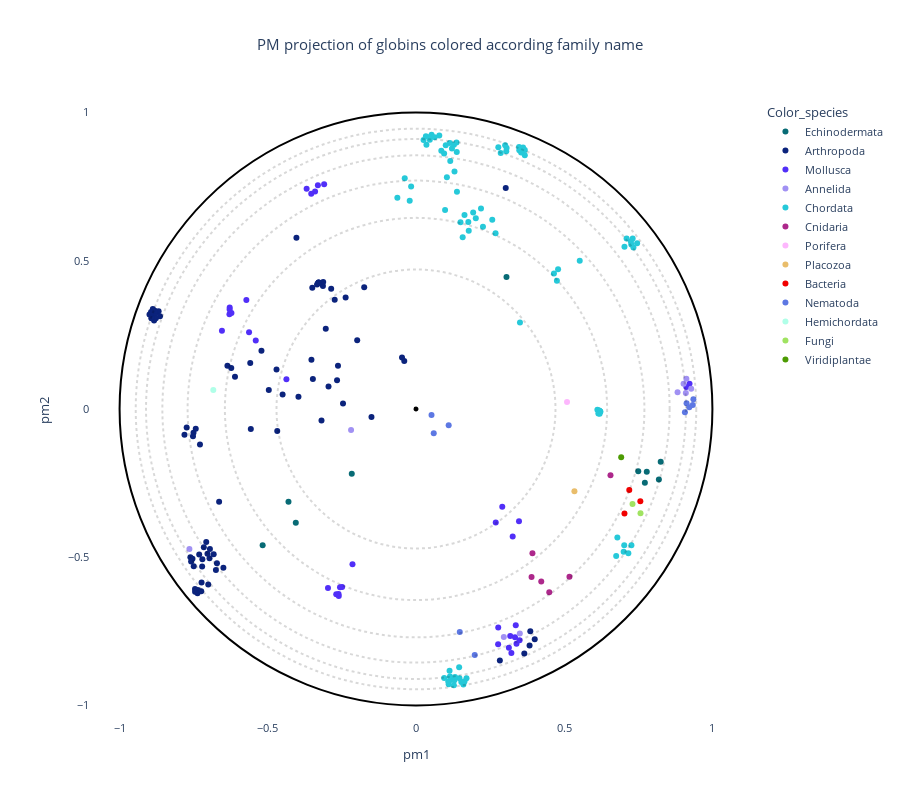

Notebook source saved alongside this figure:
### Code cell
trace1 = plot_embedding_interactive(df5, 
                                    labels_name = 'Color_species',
                                    show_text=True, 
                                    color_palette = globin_palette, 
                                    title = "PM projection of globins colored according family name", 
                                    fontsize = 11
                              )
trace1.write_image(path_to_figures+"/Globins_by_family.pdf")
trace1.show()

### Figure 1 — Plotly figure (JSON) as saved in the notebook; plotly's stock layout.template omitted (floating-point values rounded to 4 significant figures; data arrays with more than 128 entries replaced by an {"elided": "..."} marker saying what was removed)
{"data": [{"customdata": [[5, 3, 3, 2, "Globin C, coelomic", "Globin", "Caudina arenicola", "Caudina", 2.101, "Echinodermata"], [-1, 39, 20, 10, "Uncharacterized protein", "Uncharacterized", "Strongylocentrotus purpuratus", "Strongylocentrotus", 1.753, "Echinodermata"], [4, 2, 3, 2, "Hemoglobin", "Hemoglobin", "Hemipholis cordifera", "Hemipholis", 2.327, "Echinodermata"], [4, 2, 3, 2, "Hemoglobin", "Hemoglobin", "Ophiactis simplex", "Ophiactis", 2.22, "Echinodermata"], [4, 2, 3, 2, "Hemoglobin", "Hemoglobin", "Ophiactis simplex", "Ophiactis", 2.262, "Echinodermata"], [14, 10, 9, 3, "Uncharacterized protein", "Uncharacterized", "Strongylocentrotus purpuratus", "Strongylocentrotus", 2.654, "Echinodermata"], [14, 10, 9, 3, "Uncharacterized protein", "Uncharacterized", "Strongylocentrotus purpuratus", "Strongylocentrotus", 2.587, "Echinodermata"], [-1, 10, 9, 3, "Uncharacterized protein", "Uncharacterized", "Strongylocentrotus purpuratus", "Strongylocentrotus", 2.519, "Echinodermata"], [14, 10, 9, 3, "Uncharacterized protein", "Uncharacterized", "Strongylocentrotus purpuratus", "Strongylocentrotus", 2.276, "Echinodermata"], [14, 10, 9, 3, "Uncharacterized protein", "Uncharacterized", "Strongylocentrotus purpuratus", "Strongylocentrotus", 2.867, "Echinodermata"]], "hovertemplate": "<b>%{hovertext}</b><br><br>Color_species=%{customdata[9]}<br>pm1=%{x}<br>pm2=%{y}<br>tree1=%{customdata[0]}<br>tree2=%{customdata[1]}<br>tree3=%{customdata[2]}<br>tree4=%{customdata[3]}<br>full_name=%{customdata[4]}<br>short_name=%{customdata[5]}<br>full_species=%{customdata[6]}<br>short_species=%{customdata[7]}<br>evo_distance=%{customdata[8]}<extra></extra>", "hovertext": ["Echinodermata", "Echinodermata", "Echinodermata", "Echinodermata", "Echinodermata", "Echinodermata", "Echinodermata", "Echinodermata", "Echinodermata", "Echinodermata"], "legendgroup": "Echinodermata", "marker": {"color": "#086b75", "symbol": "circle"}, "mode": "markers", "name": "Echinodermata", "orientation": "v", "showlegend": true, "type": "scatter", "x": [-0.2167, 0.3053, -0.4302, -0.4056, -0.5174, 0.7499, 0.7722, 0.8195, 0.7785, 0.8255], "xaxis": "x", "y": [-0.2186, 0.4449, -0.3126, -0.3843, -0.4599, -0.2101, -0.2487, -0.2378, -0.2116, -0.1784], "yaxis": "y"}, {"customdata": {"elided": "84x10 mixed values"}, "hovertemplate": "<b>%{hovertext}</b><br><br>Color_species=%{customdata[9]}<br>pm1=%{x}<br>pm2=%{y}<br>tree1=%{customdata[0]}<br>tree2=%{customdata[1]}<br>tree3=%{customdata[2]}<br>tree4=%{customdata[3]}<br>full_name=%{customdata[4]}<br>short_name=%{customdata[5]}<br>full_species=%{customdata[6]}<br>short_species=%{customdata[7]}<br>evo_distance=%{customdata[8]}<extra></extra>", "hovertext": ["Arthropoda", "Arthropoda", "Arthropoda", "Arthropoda", "Arthropoda", "Arthropoda", "Arthropoda", "Arthropoda", "Arthropoda", "Arthropoda", "Arthropoda", "Arthropoda", "Arthropoda", "Arthropoda", "Arthropoda", "Arthropoda", "Arthropoda", "Arthropoda", "Arthropoda", "Arthropoda", "Arthropoda", "Arthropoda", "Arthropoda", "Arthropoda", "Arthropoda", "Arthropoda", "Arthropoda", "Arthropoda", "Arthropoda", "Arthropoda", "Arthropoda", "Arthropoda", "Arthropoda", "Arthropoda", "Arthropoda", "Arthropoda", "Arthropoda", "Arthropoda", "Arthropoda", "Arthropoda", "Arthropoda", "Arthropoda", "Arthropoda", "Arthropoda", "Arthropoda", "Arthropoda", "Arthropoda", "Arthropoda", "Arthropoda", "Arthropoda", "Arthropoda", "Arthropoda", "Arthropoda", "Arthropoda", "Arthropoda", "Arthropoda", "Arthropoda", "Arthropoda", "Arthropoda", "Arthropoda", "Arthropoda", "Arthropoda", "Arthropoda", "Arthropoda", "Arthropoda", "Arthropoda", "Arthropoda", "Arthropoda", "Arthropoda", "Arthropoda", "Arthropoda", "Arthropoda", "Arthropoda", "Arthropoda", "Arthropoda", "Arthropoda", "Arthropoda", "Arthropoda", "Arthropoda", "Arthropoda", "Arthropoda", "Arthropoda", "Arthropoda", "Arthropoda"], "legendgroup": "Arthropoda", "marker": {"color": "#0b237c", "symbol": "circle"}, "mode": "markers", "name": "Arthropoda", "orientation": "v", "showlegend": true, "type": "scatter", "x": [-0.2463, -0.4705, -0.6362, -0.5592, -0.6107, -0.3965, -0.3188, -0.2632, -0.3479, -0.4966, -0.03961, -0.314, -0.3287, -0.3131, -0.2743, -0.3288, -0.3337, -0.2861, -0.3284, -0.1984, -0.1502, -0.2374, -0.4034, -0.3044, -0.45, -0.6233, 0.4005, -0.8683, -0.8849, -0.8798, -0.8637, -0.8809, -0.8836, -0.8775, -0.893, -0.8991, -0.8938, -0.8879, 0.3832, -0.5573, -0.736, -0.7391, -0.7372, 0.3856, -0.6966, -0.6826, -0.7207, -0.7215, -0.3528, -0.6498, -0.6751, -0.6715, -0.7245, -0.3307, -0.2664, -0.7455, -0.7314, -0.7499, -0.754, -0.7612, -0.7587, -0.7035, -0.7235, -0.7009, 0.3028, -0.3499, -0.7077, -0.7158, -0.7737, -0.7811, -0.7431, -0.7506, -0.7524, -0.4681, -0.2951, -0.7288, -0.04717, 0.3654, -0.1747, -0.5214, -0.7453, 0.2829, -0.6952, -0.6642], "xaxis": "x", "y": [0.01823, 0.1333, 0.1454, 0.1551, 0.1089, 0.04161, -0.03921, 0.1459, 0.101, 0.06428, 0.1621, 0.4147, 0.4263, 0.4284, 0.3685, 0.4256, 0.42, 0.406, 0.4265, 0.2316, -0.02668, 0.3758, 0.5781, 0.271, 0.04888, 0.138, -0.777, 0.3299, 0.3174, 0.3223, 0.3131, 0.3317, 0.2982, 0.3063, 0.3059, 0.319, 0.327, 0.337, -0.7983, -0.06725, -0.6109, -0.6169, -0.622, -0.7501, -0.5038, -0.4897, -0.5074, -0.5317, 0.1659, -0.536, -0.5431, -0.5204, -0.6153, 0.4242, 0.09678, -0.6074, -0.4907, -0.5309, -0.5057, -0.5001, -0.5147, -0.4881, -0.5851, -0.5921, 0.7451, 0.4093, -0.4491, -0.4661, -0.06273, -0.08738, -0.06715, -0.0806, -0.09165, -0.07441, 0.0756, -0.1201, 0.1739, -0.8254, 0.4106, 0.1965, -0.6163, -0.8489, -0.4723, -0.3131], "yaxis": "y"}, {"customdata": {"elided": "36x10 mixed values"}, "hovertemplate": "<b>%{hovertext}</b><br><br>Color_species=%{customdata[9]}<br>pm1=%{x}<br>pm2=%{y}<br>tree1=%{customdata[0]}<br>tree2=%{customdata[1]}<br>tree3=%{customdata[2]}<br>tree4=%{customdata[3]}<br>full_name=%{customdata[4]}<br>short_name=%{customdata[5]}<br>full_species=%{customdata[6]}<br>short_species=%{customdata[7]}<br>evo_distance=%{customdata[8]}<extra></extra>", "hovertext": ["Mollusca", "Mollusca", "Mollusca", "Mollusca", "Mollusca", "Mollusca", "Mollusca", "Mollusca", "Mollusca", "Mollusca", "Mollusca", "Mollusca", "Mollusca", "Mollusca", "Mollusca", "Mollusca", "Mollusca", "Mollusca", "Mollusca", "Mollusca", "Mollusca", "Mollusca", "Mollusca", "Mollusca", "Mollusca", "Mollusca", "Mollusca", "Mollusca", "Mollusca", "Mollusca", "Mollusca", "Mollusca", "Mollusca", "Mollusca", "Mollusca", "Mollusca"], "legendgroup": "Mollusca", "marker": {"color": "#512ff8", "symbol": "circle"}, "mode": "markers", "name": "Mollusca", "orientation": "v", "showlegend": true, "type": "scatter", "x": [-0.5632, -0.5406, 0.3134, 0.3391, 0.3366, 0.277, 0.3179, -0.2691, -0.2143, -0.297, -0.2605, -0.2613, -0.4372, 0.334, 0.2774, -0.6285, -0.6294, -0.6226, -0.6288, 0.2691, 0.2911, 0.3262, -0.5723, -0.6547, 0.9228, 0.3494, 0.912, 0.3219, 0.3475, -0.2493, -0.2564, -0.3405, -0.369, -0.3099, -0.3534, -0.331], "xaxis": "x", "y": [0.2587, 0.2306, -0.8059, -0.7924, -0.7296, -0.7942, -0.7662, -0.6253, -0.5236, -0.6043, -0.6309, -0.6243, 0.1001, -0.7703, -0.7372, 0.3427, 0.3199, 0.3238, 0.3352, -0.3828, -0.33, -0.4302, 0.3674, 0.2639, 0.08477, -0.7804, 0.07397, -0.8233, -0.3792, -0.6003, -0.6015, 0.7341, 0.7428, 0.7579, 0.7258, 0.7551], "yaxis": "y"}, {"customdata": [[13, 17, 5, 7, "Uncharacterized protein", "Uncharacterized", "Capitella teleta", "Capitella", 2.144, "Annelida"], [-1, -1, 4, 7, "Uncharacterized protein", "Uncharacterized", "Capitella teleta", "Capitella", 2.502, "Annelida"], [13, 17, 5, 7, "Uncharacterized protein", "Uncharacterized", "Capitella teleta", "Capitella", 2.237, "Annelida"], [-1, 17, 5, 7, "Uncharacterized protein (Fragment)", "Uncharacterized", "Capitella teleta", "Capitella", 2.669, "Annelida"], [-1, 34, 18, 10, "Uncharacterized protein", "Uncharacterized", "Capitella teleta", "Capitella", 2.021, "Annelida"], [-1, 14, 10, 4, "Uncharacterized protein", "Uncharacterized", "Capitella teleta", "Capitella", 3.077, "Annelida"], [-1, -1, 3, 2, "Extracellular globin 1", "Extracellular", "Metaphire sieboldi", "Metaphire", 2.434, "Annelida"], [-1, 14, 10, 4, "Uncharacterized protein", "Uncharacterized", "Capitella teleta", "Capitella", 3.007, "Annelida"], [-1, 17, 5, 7, "Uncharacterized protein", "Uncharacterized", "Capitella teleta", "Capitella", 2.428, "Annelida"]], "hovertemplate": "<b>%{hovertext}</b><br><br>Color_species=%{customdata[9]}<br>pm1=%{x}<br>pm2=%{y}<br>tree1=%{customdata[0]}<br>tree2=%{customdata[1]}<br>tree3=%{customdata[2]}<br>tree4=%{customdata[3]}<br>full_name=%{customdata[4]}<br>short_name=%{customdata[5]}<br>full_species=%{customdata[6]}<br>short_species=%{customdata[7]}<br>evo_distance=%{customdata[8]}<extra></extra>", "hovertext": ["Annelida", "Annelida", "Annelida", "Annelida", "Annelida", "Annelida", "Annelida", "Annelida", "Annelida"], "legendgroup": "Annelida", "marker": {"color": "#a191f3", "symbol": "circle"}, "mode": "markers", "name": "Annelida", "orientation": "v", "showlegend": true, "type": "scatter", "x": [0.9103, 0.9284, 0.8825, 0.9122, -0.2191, 0.2962, -0.7645, 0.3503, 0.9027], "xaxis": "x", "y": [0.05401, 0.06817, 0.05633, 0.1016, -0.07131, -0.7692, -0.4726, -0.7576, 0.08514], "yaxis": "y"}, {"customdata": {"elided": "88x10 mixed values"}, "hovertemplate": "<b>%{hovertext}</b><br><br>Color_species=%{customdata[9]}<br>pm1=%{x}<br>pm2=%{y}<br>tree1=%{customdata[0]}<br>tree2=%{customdata[1]}<br>tree3=%{customdata[2]}<br>tree4=%{customdata[3]}<br>full_name=%{customdata[4]}<br>short_name=%{customdata[5]}<br>full_species=%{customdata[6]}<br>short_species=%{customdata[7]}<br>evo_distance=%{customdata[8]}<extra></extra>", "hovertext": ["Chordata", "Chordata", "Chordata", "Chordata", "Chordata", "Chordata", "Chordata", "Chordata", "Chordata", "Chordata", "Chordata", "Chordata", "Chordata", "Chordata", "Chordata", "Chordata", "Chordata", "Chordata", "Chordata", "Chordata", "Chordata", "Chordata", "Chordata", "Chordata", "Chordata", "Chordata", "Chordata", "Chordata", "Chordata", "Chordata", "Chordata", "Chordata", "Chordata", "Chordata", "Chordata", "Chordata", "Chordata", "Chordata", "Chordata", "Chordata", "Chordata", "Chordata", "Chordata", "Chordata", "Chordata", "Chordata", "Chordata", "Chordata", "Chordata", "Chordata", "Chordata", "Chordata", "Chordata", "Chordata", "Chordata", "Chordata", "Chordata", "Chordata", "Chordata", "Chordata", "Chordata", "Chordata", "Chordata", "Chordata", "Chordata", "Chordata", "Chordata", "Chordata", "Chordata", "Chordata", "Chordata", "Chordata", "Chordata", "Chordata", "Chordata", "Chordata", "Chordata", "Chordata", "Chordata", "Chordata", "Chordata", "Chordata", "Chordata", "Chordata", "Chordata", "Chordata", "Chordata", "Chordata"], "legendgroup": "Chordata", "marker": {"color": "#26c9d9", "symbol": "circle"}, "mode": "markers", "name": "Chordata", "orientation": "v", "showlegend": true, "type": "scatter", "x": [0.6793, 0.5524, 0.3508, 0.03517, 0.1003, 0.1375, 0.2259, 0.02545, 0.05254, 0.1765, 0.04652, 0.2573, 0.2684, 0.1212, 0.1367, 0.1779, 0.2193, 0.1141, 0.1636, 0.04672, 0.08539, 0.06286, 0.1156, 0.2017, 0.09489, 0.15, 0.1928, 0.0981, 0.1042, 0.07856, 0.13, 0.1382, 0.3485, 0.1467, 0.1598, 0.1102, 0.1528, 0.1175, 0.1636, 0.1703, 0.1296, 0.1317, 0.1278, 0.1088, 0.1456, 0.1145, 0.4753, 0.09509, 0.1132, 0.7336, 0.7263, 0.7249, 0.731, 0.7105, 0.7033, -0.01646, -0.03805, -0.02121, -0.06293, 0.3046, 0.2858, 0.2778, 0.3477, 0.367, 0.3671, 0.3546, 0.3613, 0.128, 0.4793, 0.4654, 0.3057, 0.6203, 0.6181, 0.7025, 0.6119, 0.6753, 0.7164, 0.6152, 0.7005, 0.6219, 0.6179, 0.6217, 0.6195, 0.3008, 0.1575, 0.03339, 0.7267, 0.746], "xaxis": "x", "y": [-0.4333, 0.5002, 0.2915, 0.8918, 0.8897, 0.867, 0.6149, 0.9077, 0.9251, 0.6304, 0.9081, 0.6385, 0.5924, 0.8783, 0.8992, 0.6016, 0.6759, 0.8972, 0.654, 0.9174, 0.8716, 0.9171, 0.8364, 0.6433, 0.8615, 0.63, 0.6628, 0.6717, 0.7814, 0.9228, 0.8013, 0.733, 0.8727, -0.9083, -0.9292, -0.929, -0.9212, -0.9145, -0.9198, -0.9083, -0.9156, -0.9042, -0.9321, -0.9193, -0.8715, -0.9023, 0.4327, -0.9074, -0.8829, 0.5451, 0.5549, 0.5649, 0.5749, 0.575, 0.547, 0.7502, 0.7787, 0.7026, 0.7122, 0.8693, 0.8635, 0.8834, 0.8837, 0.8736, 0.8561, 0.8652, 0.8824, 0.8912, 0.4716, 0.4573, 0.8805, -0.00737, -0.006285, -0.4596, -0.002751, -0.496, -0.4867, -0.0156, -0.4819, -0.009004, -0.00521, -0.008885, -0.01581, 0.8894, 0.5793, 0.9197, -0.4601, 0.5591], "yaxis": "y"}, {"customdata": [[-1, -1, 8, 4, "Predicted protein", "Predicted", "Nematostella vectensis", "Nematostella", 2.434, "Cnidaria"], [-1, 15, 7, 4, "Predicted protein", "Predicted", "Nematostella vectensis", "Nematostella", 3.063, "Cnidaria"], [20, 15, 7, 4, "Predicted protein", "Predicted", "Nematostella vectensis", "Nematostella", 2.696, "Cnidaria"], [-1, 15, 7, 4, "Predicted protein", "Predicted", "Nematostella vectensis", "Nematostella", 2.747, "Cnidaria"], [20, 15, 7, 4, "Predicted protein", "Predicted", "Nematostella vectensis", "Nematostella", 2.467, "Cnidaria"], [-1, -1, -1, 3, "Predicted protein", "Predicted", "Nematostella vectensis", "Nematostella", 3.137, "Cnidaria"]], "hovertemplate": "<b>%{hovertext}</b><br><br>Color_species=%{customdata[9]}<br>pm1=%{x}<br>pm2=%{y}<br>tree1=%{customdata[0]}<br>tree2=%{customdata[1]}<br>tree3=%{customdata[2]}<br>tree4=%{customdata[3]}<br>full_name=%{customdata[4]}<br>short_name=%{customdata[5]}<br>full_species=%{customdata[6]}<br>short_species=%{customdata[7]}<br>evo_distance=%{customdata[8]}<extra></extra>", "hovertext": ["Cnidaria", "Cnidaria", "Cnidaria", "Cnidaria", "Cnidaria", "Cnidaria"], "legendgroup": "Cnidaria", "marker": {"color": "#ad288b", "symbol": "circle"}, "mode": "markers", "name": "Cnidaria", "orientation": "v", "showlegend": true, "type": "scatter", "x": [0.5177, 0.4496, 0.3898, 0.4226, 0.3928, 0.6562], "xaxis": "x", "y": [-0.5663, -0.6183, -0.5672, -0.5819, -0.4868, -0.2233], "yaxis": "y"}, {"customdata": [[-1, -1, 9, 3, "Uncharacterized protein", "Uncharacterized", "Amphimedon queenslandica", "Amphimedon", 2.522, "Porifera"]], "hovertemplate": "<b>%{hovertext}</b><br><br>Color_species=%{customdata[9]}<br>pm1=%{x}<br>pm2=%{y}<br>tree1=%{customdata[0]}<br>tree2=%{customdata[1]}<br>tree3=%{customdata[2]}<br>tree4=%{customdata[3]}<br>full_name=%{customdata[4]}<br>short_name=%{customdata[5]}<br>full_species=%{customdata[6]}<br>short_species=%{customdata[7]}<br>evo_distance=%{customdata[8]}<extra></extra>", "hovertext": ["Porifera"], "legendgroup": "Porifera", "marker": {"color": "#fdb7fd", "symbol": "circle"}, "mode": "markers", "name": "Porifera", "orientation": "v", "showlegend": true, "type": "scatter", "x": [0.5095], "xaxis": "x", "y": [0.02386], "yaxis": "y"}, {"customdata": [[-1, -1, 20, 7, "Putative uncharacterized protein", "Putative", "Trichoplax adhaerens", "Trichoplax", 2.316, "Placozoa"]], "hovertemplate": "<b>%{hovertext}</b><br><br>Color_species=%{customdata[9]}<br>pm1=%{x}<br>pm2=%{y}<br>tree1=%{customdata[0]}<br>tree2=%{customdata[1]}<br>tree3=%{customdata[2]}<br>tree4=%{customdata[3]}<br>full_name=%{customdata[4]}<br>short_name=%{customdata[5]}<br>full_species=%{customdata[6]}<br>short_species=%{customdata[7]}<br>evo_distance=%{customdata[8]}<extra></extra>", "hovertext": ["Placozoa"], "legendgroup": "Placozoa", "marker": {"color": "#e9bd6b", "symbol": "circle"}, "mode": "markers", "name": "Placozoa", "orientation": "v", "showlegend": true, "type": "scatter", "x": [0.5345], "xaxis": "x", "y": [-0.2776], "yaxis": "y"}, {"customdata": [[-1, -1, 6, 3, "Globin", "Globin", "Gemmatirosa kalamazoonesis", "Gemmatirosa", 2.905, "Bacteria"], [-1, 9, 6, 3, "Globin", "Globin", "Gemmatirosa kalamazoonesis", "Gemmatirosa", 3.007, "Bacteria"], [-1, 9, 6, 3, "Hemin receptor", "Hemin", "Halothiobacillus sp.", "Halothiobacillus", 2.535, "Bacteria"]], "hovertemplate": "<b>%{hovertext}</b><br><br>Color_species=%{customdata[9]}<br>pm1=%{x}<br>pm2=%{y}<br>tree1=%{customdata[0]}<br>tree2=%{customdata[1]}<br>tree3=%{customdata[2]}<br>tree4=%{customdata[3]}<br>full_name=%{customdata[4]}<br>short_name=%{customdata[5]}<br>full_species=%{customdata[6]}<br>short_species=%{customdata[7]}<br>evo_distance=%{customdata[8]}<extra></extra>", "hovertext": ["Bacteria", "Bacteria", "Bacteria"], "legendgroup": "Bacteria", "marker": {"color": "#f10000", "symbol": "circle"}, "mode": "markers", "name": "Bacteria", "orientation": "v", "showlegend": true, "type": "scatter", "x": [0.7569, 0.7033, 0.7195], "xaxis": "x", "y": [-0.3113, -0.3524, -0.273], "yaxis": "y"}, {"customdata": [[46, 35, 19, 10, "Globin", "Globin", "Ancylostoma ceylanicum", "Ancylostoma", 2.23, "Nematoda"], [46, 35, 19, 10, "Uncharacterized protein", "Uncharacterized", "Angiostrongylus costaricensis", "Angiostrongylus", 2.134, "Nematoda"], [46, 35, 19, 10, "Globin", "Globin", "Necator americanus", "Necator", 2.352, "Nematoda"], [12, 6, 4, 7, "Protein CBR GLB 7", "Protein", "Caenorhabditis briggsae", "Caenorhabditis", 3.016, "Nematoda"], [12, 6, 4, 7, "Uncharacterized protein", "Uncharacterized", "Haemonchus placei", "Haemonchus", 3.29, "Nematoda"], [-1, 6, 4, 7, "Cre glb 30 protein", "Cre", "Ascaris suum", "Ascaris", 3.176, "Nematoda"], [-1, -1, 4, 7, "Globin like protein 26", "Globin", "Trichinella pseudospiralis", "Trichinella", 3.038, "Nematoda"], [-1, 6, 4, 7, "Uncharacterized protein", "Uncharacterized", "Ancylostoma ceylanicum", "Ancylostoma", 3.207, "Nematoda"], [-1, 25, 15, 8, "Metalloendopeptidase", "Metalloendopeptidase", "Globodera pallida", "Globodera", 2.866, "Nematoda"], [-1, 25, 15, 8, "Uncharacterized protein", "Uncharacterized", "Strongyloides stercoralis", "Strongyloides", 3.193, "Nematoda"]], "hovertemplate": "<b>%{hovertext}</b><br><br>Color_species=%{customdata[9]}<br>pm1=%{x}<br>pm2=%{y}<br>tree1=%{customdata[0]}<br>tree2=%{customdata[1]}<br>tree3=%{customdata[2]}<br>tree4=%{customdata[3]}<br>full_name=%{customdata[4]}<br>short_name=%{customdata[5]}<br>full_species=%{customdata[6]}<br>short_species=%{customdata[7]}<br>evo_distance=%{customdata[8]}<extra></extra>", "hovertext": ["Nematoda", "Nematoda", "Nematoda", "Nematoda", "Nematoda", "Nematoda", "Nematoda", "Nematoda", "Nematoda", "Nematoda"], "legendgroup": "Nematoda", "marker": {"color": "#5d78e3", "symbol": "circle"}, "mode": "markers", "name": "Nematoda", "orientation": "v", "showlegend": true, "type": "scatter", "x": [0.0524, 0.1102, 0.05986, 0.9128, 0.9072, 0.9337, 0.9358, 0.9221, 0.1477, 0.1981], "xaxis": "x", "y": [-0.01993, -0.05496, -0.08179, 0.01936, -0.01067, 0.01346, 0.03296, 0.005769, -0.7523, -0.8299], "yaxis": "y"}, {"customdata": [[-1, -1, 14, 6, "Neuroglobin like protein", "Neuroglobin", "Saccoglossus kowalevskii", "Saccoglossus", 2.36, "Hemichordata"]], "hovertemplate": "<b>%{hovertext}</b><br><br>Color_species=%{customdata[9]}<br>pm1=%{x}<br>pm2=%{y}<br>tree1=%{customdata[0]}<br>tree2=%{customdata[1]}<br>tree3=%{customdata[2]}<br>tree4=%{customdata[3]}<br>full_name=%{customdata[4]}<br>short_name=%{customdata[5]}<br>full_species=%{customdata[6]}<br>short_species=%{customdata[7]}<br>evo_distance=%{customdata[8]}<extra></extra>", "hovertext": ["Hemichordata"], "legendgroup": "Hemichordata", "marker": {"color": "#b0ffe8", "symbol": "circle"}, "mode": "markers", "name": "Hemichordata", "orientation": "v", "showlegend": true, "type": "scatter", "x": [-0.6839], "xaxis": "x", "y": [0.06398], "yaxis": "y"}, {"customdata": [[15, 8, 6, 3, "ARAD1D45562p", "ARAD1D45562p", "Blastobotrys adeninivorans", "Blastobotrys", 3.652, "Fungi"], [15, 8, 6, 3, "CYFA0S05e02454g1_1", "CYFA0S05e02454g1_1", "Cyberlindnera fabianii", "Cyberlindnera", 4.119, "Fungi"]], "hovertemplate": "<b>%{hovertext}</b><br><br>Color_species=%{customdata[9]}<br>pm1=%{x}<br>pm2=%{y}<br>tree1=%{customdata[0]}<br>tree2=%{customdata[1]}<br>tree3=%{customdata[2]}<br>tree4=%{customdata[3]}<br>full_name=%{customdata[4]}<br>short_name=%{customdata[5]}<br>full_species=%{customdata[6]}<br>short_species=%{customdata[7]}<br>evo_distance=%{customdata[8]}<extra></extra>", "hovertext": ["Fungi", "Fungi"], "legendgroup": "Fungi", "marker": {"color": "#a0e361", "symbol": "circle"}, "mode": "markers", "name": "Fungi", "orientation": "v", "showlegend": true, "type": "scatter", "x": [0.7574, 0.7305], "xaxis": "x", "y": [-0.3519, -0.3206], "yaxis": "y"}, {"customdata": [[-1, -1, 9, 3, "Uncharacterized protein", "Uncharacterized", "Micromonas commoda", "Micromonas", 2.71, "Viridiplantae"]], "hovertemplate": "<b>%{hovertext}</b><br><br>Color_species=%{customdata[9]}<br>pm1=%{x}<br>pm2=%{y}<br>tree1=%{customdata[0]}<br>tree2=%{customdata[1]}<br>tree3=%{customdata[2]}<br>tree4=%{customdata[3]}<br>full_name=%{customdata[4]}<br>short_name=%{customdata[5]}<br>full_species=%{customdata[6]}<br>short_species=%{customdata[7]}<br>evo_distance=%{customdata[8]}<extra></extra>", "hovertext": ["Viridiplantae"], "legendgroup": "Viridiplantae", "marker": {"color": "#4d9b03", "symbol": "circle"}, "mode": "markers", "name": "Viridiplantae", "orientation": "v", "showlegend": true, "type": "scatter", "x": [0.6923], "xaxis": "x", "y": [-0.1628], "yaxis": "y"}], "layout": {"font": {"size": 11}, "height": 800, "legend": {"title": {"text": "Color_species"}, "tracegroupgap": 0}, "plot_bgcolor": "rgba(0, 0, 0, 0)", "shapes": [{"line": {"color": "black", "dash": "dot"}, "opacity": 0.15, "type": "circle", "x0": -0.4706, "x1": 0.4706, "y0": -0.4706, "y1": 0.4706}, {"line": {"color": "black", "dash": "dot"}, "opacity": 0.15, "type": "circle", "x0": -0.6447, "x1": 0.6447, "y0": -0.6447, "y1": 0.6447}, {"line": {"color": "black", "dash": "dot"}, "opacity": 0.15, "type": "circle", "x0": -0.7705, "x1": 0.7705, "y0": -0.7705, "y1": 0.7705}, {"line": {"color": "black", "dash": "dot"}, "opacity": 0.15, "type": "circle", "x0": -0.8557, "x1": 0.8557, "y0": -0.8557, "y1": 0.8557}, {"line": {"color": "black", "dash": "dot"}, "opacity": 0.15, "type": "circle", "x0": -0.9108, "x1": 0.9108, "y0": -0.9108, "y1": 0.9108}, {"line": {"color": "black", "dash": "dot"}, "opacity": 0.15, "type": "circle", "x0": -0.9455, "x1": 0.9455, "y0": -0.9455, "y1": 0.9455}, {"line": {"color": "Black"}, "type": "circle", "x0": -1, "x1": 1, "xref": "x", "y0": -1, "y1": 1, "yref": "y"}, {"fillcolor": "Black", "line": {"color": "Black"}, "type": "circle", "x0": -0.005, "x1": 0.005, "xref": "x", "y0": -0.005, "y1": 0.005, "yref": "y"}], "title": {"text": "PM projection of globins colored according family name", "x": 0.5}, "xaxis": {"anchor": "y", "constrain": "domain", "domain": [0, 1], "range": [-1.1, 1.1], "title": {"text": "pm1"}}, "yaxis": {"anchor": "x", "domain": [0, 1], "scaleanchor": "x", "scaleratio": 1, "title": {"text": "pm2"}}, "yaxis2": {"layer": "below traces", "matches": "y", "overlaying": "y"}}}
